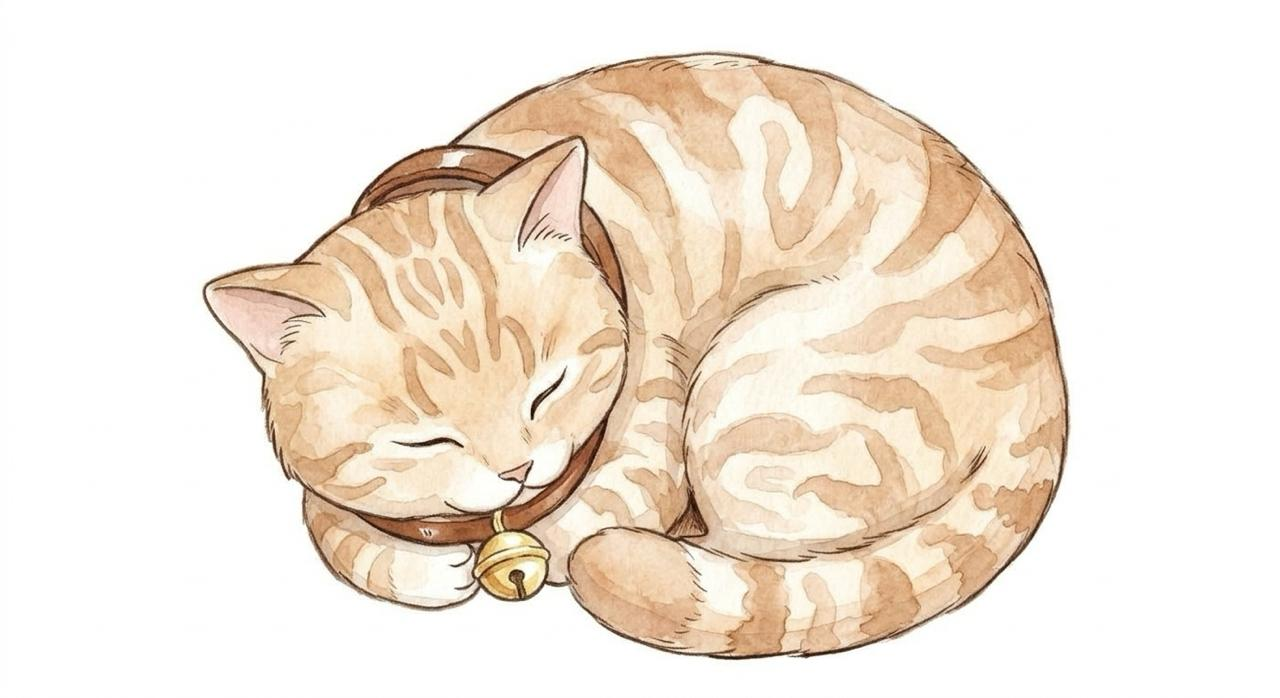
#> input picture src/vi_1127/cat_sleep_bell2.jpg, 1280 x 698 px, found by its file name
$ python cut_cat_bell2.py
#> lines starting #> are read from the running program, lines starting #| are printed output that depends on the picture; after the words box and inside, x2 and y2 are one past the last pixel; in counts of white or black regions, pixels touching at a corner belong together
# Vi 27/11 (src/vi_1127/cat_sleep_bell2.jpg): new drawing of Bánh Quy asleep with the bell collar (replaces the one from fan_cat_bell.jpg).
import sys
import cv2, numpy as np
G = sys.argv[1] if len(sys.argv) > 1 else '.'
im = cv2.imread(f'{G}/src/vi_1127/cat_sleep_bell2.jpg')
#> im is the input picture: shape (698, 1280, 3); mean B, G, R 219, 231.6, 242.8
g = cv2.cvtColor(im, cv2.COLOR_BGR2GRAY); hsv = cv2.cvtColor(im, cv2.COLOR_BGR2HSV)
#> after `g = cv2.cvtColor(im, cv2.COLOR_BGR2GRAY)`:
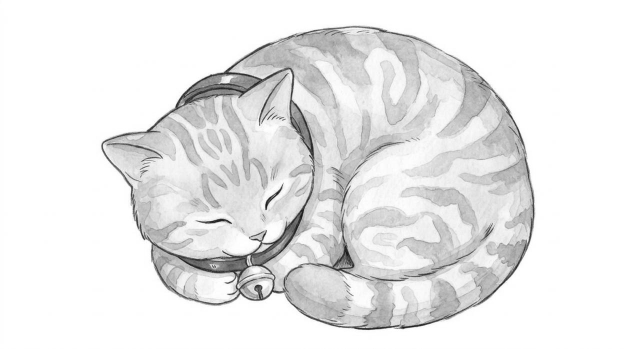
#> g: shape (698, 1280) (shown at 1/2 size); min 4, max 255, mean 233.5
def save(name, box, frac=0.08, fade=True, fill=True):
#> called with name = 'cat_sleep_bell', box = (190, 40, 1080, 665), frac = 0.08, fade = True, fill = True
    x0, y0, x1, y1 = box
    fg = ((g[y0:y1, x0:x1] < 232) | (hsv[y0:y1, x0:x1, 1] > 22)).astype(np.uint8) * 255
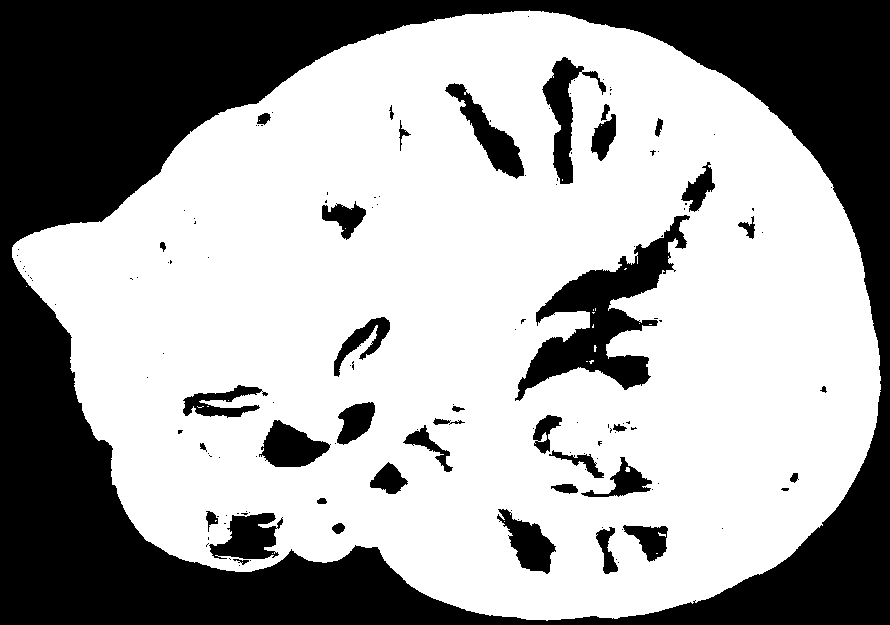
#> fg: shape (625, 890); 64% white; 141 black regions (102 under 20 px), largest, box (x1, y1, x2, y2) and area: (0, 0, 890, 625) 167295, (515, 215, 690, 401) 10119, (542, 57, 606, 184) 2543
    m = cv2.morphologyEx(fg, cv2.MORPH_CLOSE, np.ones((9, 9), np.uint8))
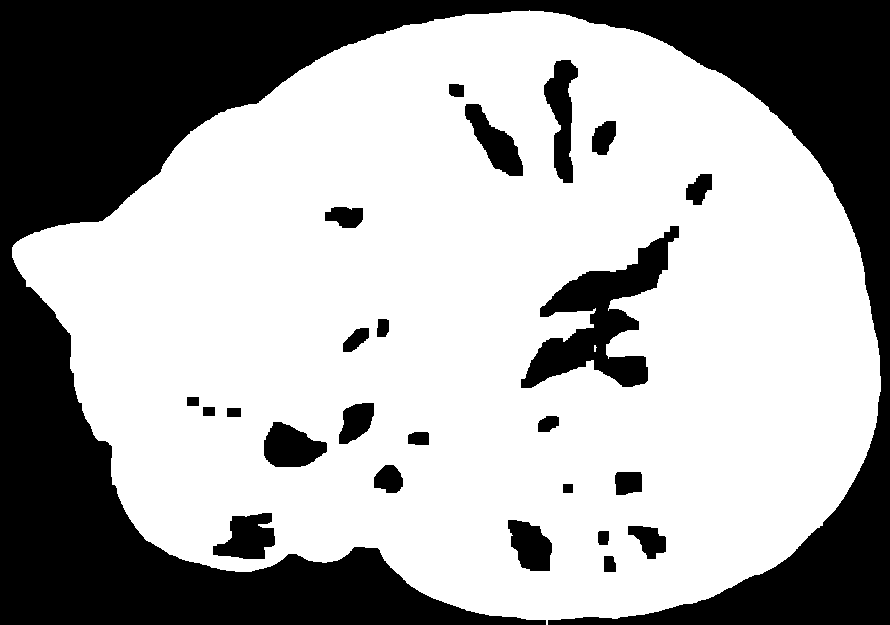
#> m: shape (625, 890); 65.4% white; 25 black regions
    cnts, _ = cv2.findContours(m, cv2.RETR_EXTERNAL, cv2.CHAIN_APPROX_SIMPLE)
#> cnts = 1 contour; box (x1, y1, x2, y2) and area: (12, 10, 881, 625) 387999
    big = max(cv2.contourArea(c) for c in cnts)
#> big = 387999
    keep = np.zeros_like(m); cv2.drawContours(keep, [c for c in cnts if cv2.contourArea(c) > big * frac], -1, 255, -1)
    if not fill: keep = cv2.bitwise_and(keep, cv2.morphologyEx(fg, cv2.MORPH_CLOSE, np.ones((3, 3), np.uint8)))   # ring: keep the hole
    if fade:
        gg = g[y0:y1, x0:x1].astype(np.float32)
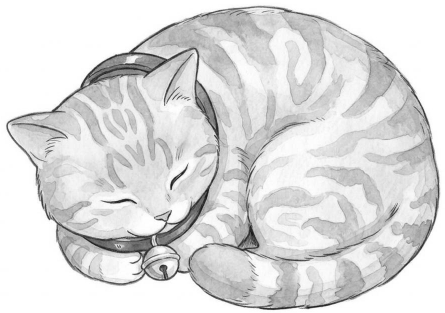
#> gg: shape (625, 890) float32 (shown at 1/2 size); min 4, max 255, mean 220.6
        a = np.clip((246 - gg) * 8 / 255, 0, 1)   # whiskers / fur fluff fade into the paper
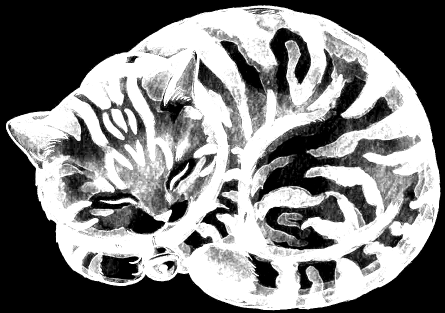
#> a: shape (625, 890) float32 (shown at 1/2 size); min 0, max 1, mean 0.489
        core = cv2.GaussianBlur(cv2.erode(keep, np.ones((7, 7), np.uint8)), (7, 7), 0).astype(np.float32) / 255
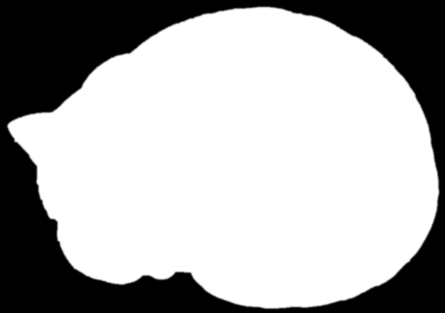
#> core: shape (625, 890) float32 (shown at 1/2 size); min 0, max 1, mean 0.683
        m = (cv2.GaussianBlur(keep, (3, 3), 0).astype(np.float32) * np.maximum(a, core)).astype(np.uint8)
    else: m = cv2.GaussianBlur(keep, (3, 3), 0)
    out = cv2.cvtColor(im[y0:y1, x0:x1], cv2.COLOR_BGR2BGRA); out[..., 3] = m
    ys, xs = np.where(m > 20); out = out[ys.min():ys.max() + 1, xs.min():xs.max() + 1]
#> after `out = out[ys.min():ys.max() + 1, xs.min():xs.max() + 1]`:
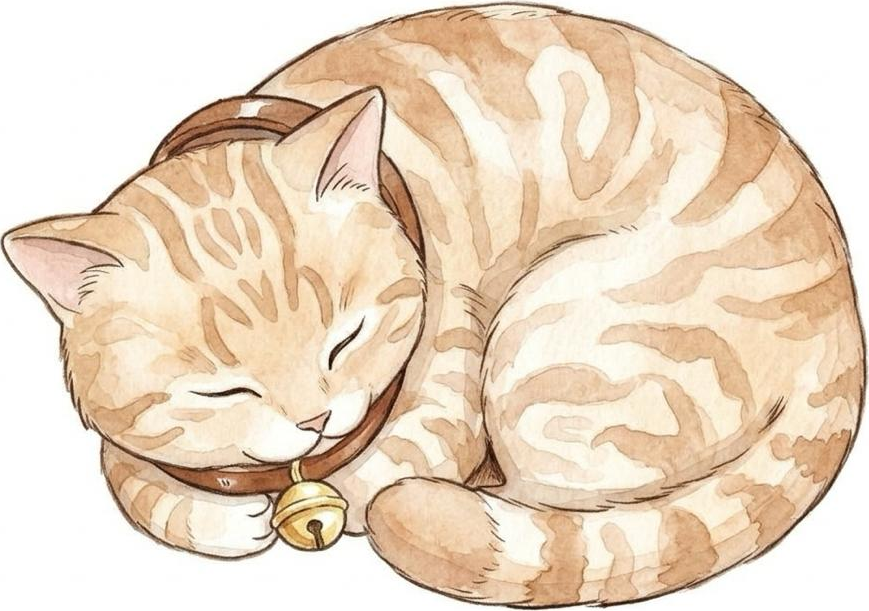
#> out: shape (611, 869, 4); mean B, G, R, A 194.5, 215.7, 234.5, 186.3
    cv2.imwrite(f'{G}/assets/{name}.png', out); print(name, out.shape[1], out.shape[0])
#| cat_sleep_bell 869 611
save('cat_sleep_bell', (190, 40, 1080, 665))

$ run again, with src/vi_1127/fan_cat_bell.jpg copied over src/vi_1127/cat_sleep_bell2.jpg
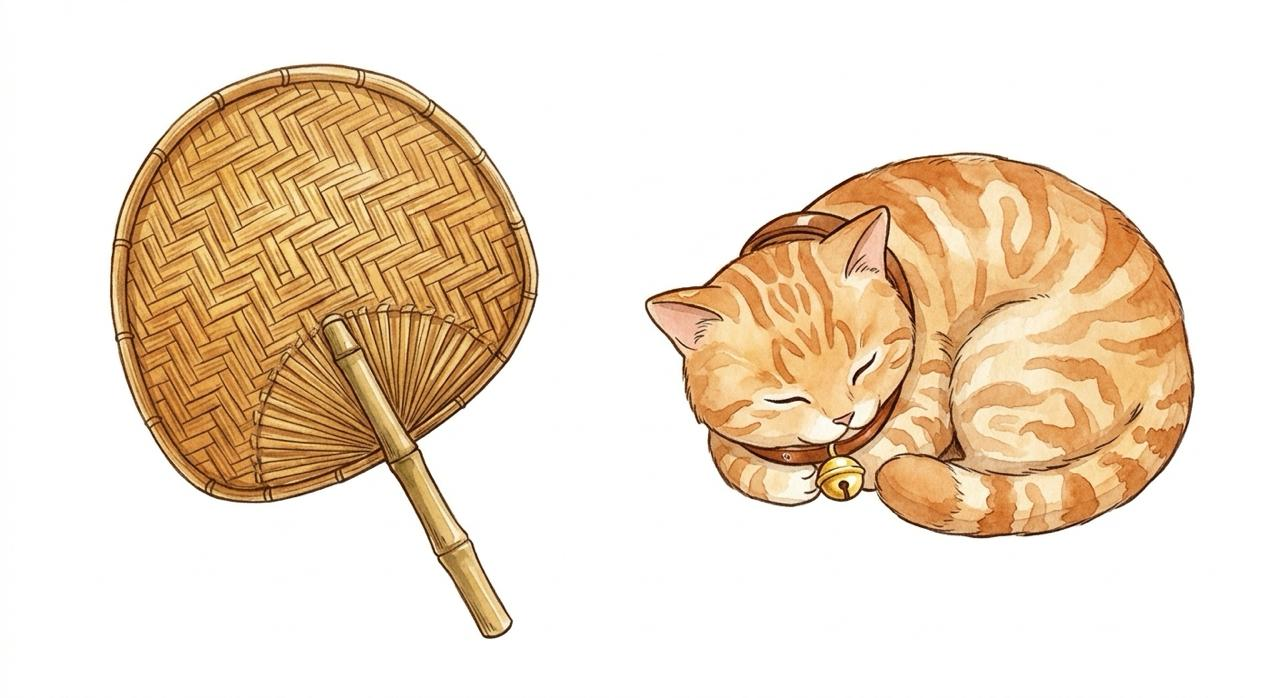
#> input picture src/vi_1127/fan_cat_bell.jpg, 1280 x 698 px, found by its file name
#> im is the input picture: shape (698, 1280, 3); mean B, G, R 201.6, 221.4, 238.2
#> hsv: shape (698, 1280, 3); mean H, S, V 7.5, 47.9, 238.3
#> in save, `fg = ((g[y0:y1, x0:x1] < 232) | (hsv[y0:y1, x0:x1, 1] > 22)).astype(np..`:
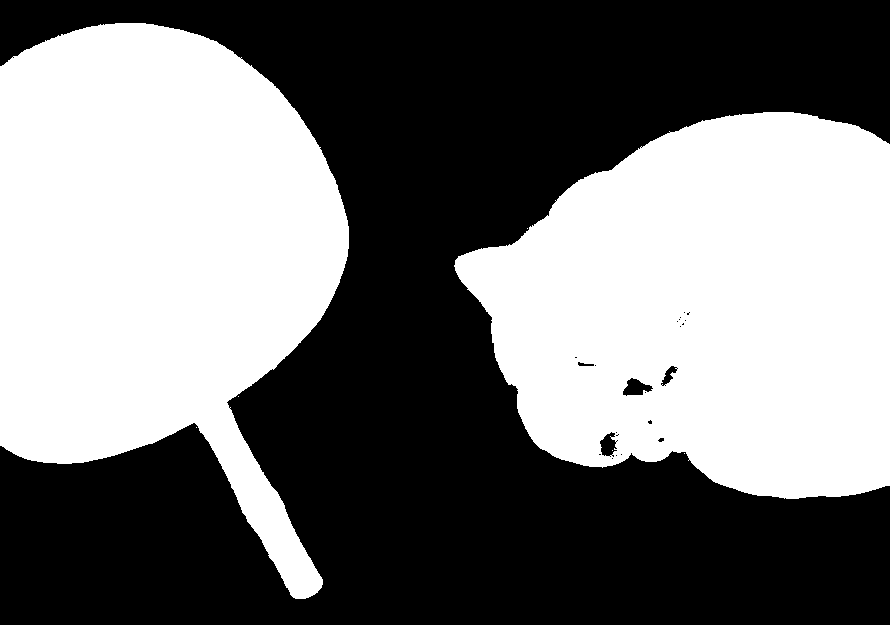
#> fg: shape (625, 890); 46.2% white; 7 white regions (5 under 20 px), largest, box (x1, y1, x2, y2) and area: (0, 23, 349, 599) 129658, (454, 112, 890, 499) 127216
#> cnts = 2 contours; box (x1, y1, x2, y2) and area: (0, 23, 349, 599) 128935, (454, 112, 890, 499) 127458
#> big = 128935
#> keep: shape (625, 890); 46.4% white; 2 white regions, box (x1, y1, x2, y2) and area: (0, 23, 349, 599) 129730, (454, 112, 890, 499) 128135
#> in save, `out = out[ys.min():ys.max() + 1, xs.min():xs.max() + 1]`:
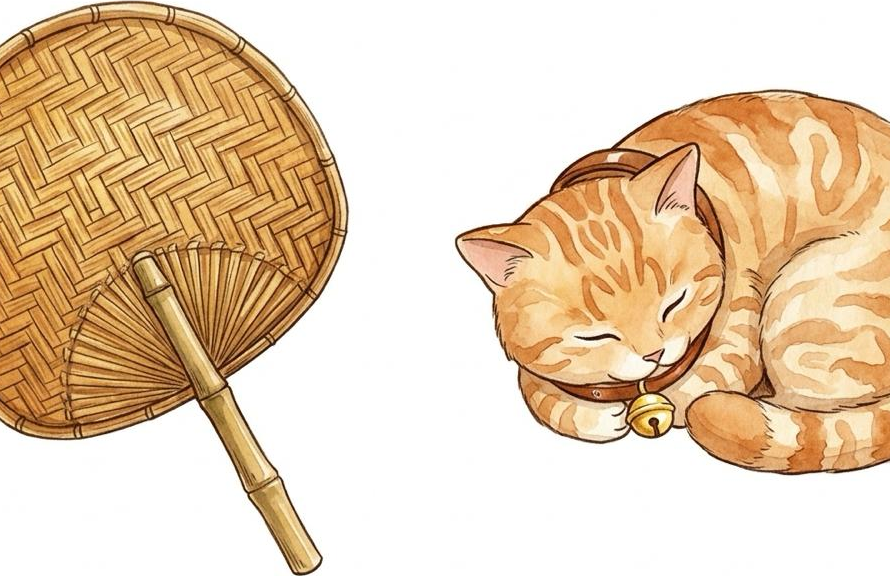
#> out: shape (576, 890, 4); mean B, G, R, A 177.9, 206.5, 230.5, 127.6
#| cat_sleep_bell 890 576

$ run again, with src/vi_1127/album2.jpg copied over src/vi_1127/cat_sleep_bell2.jpg
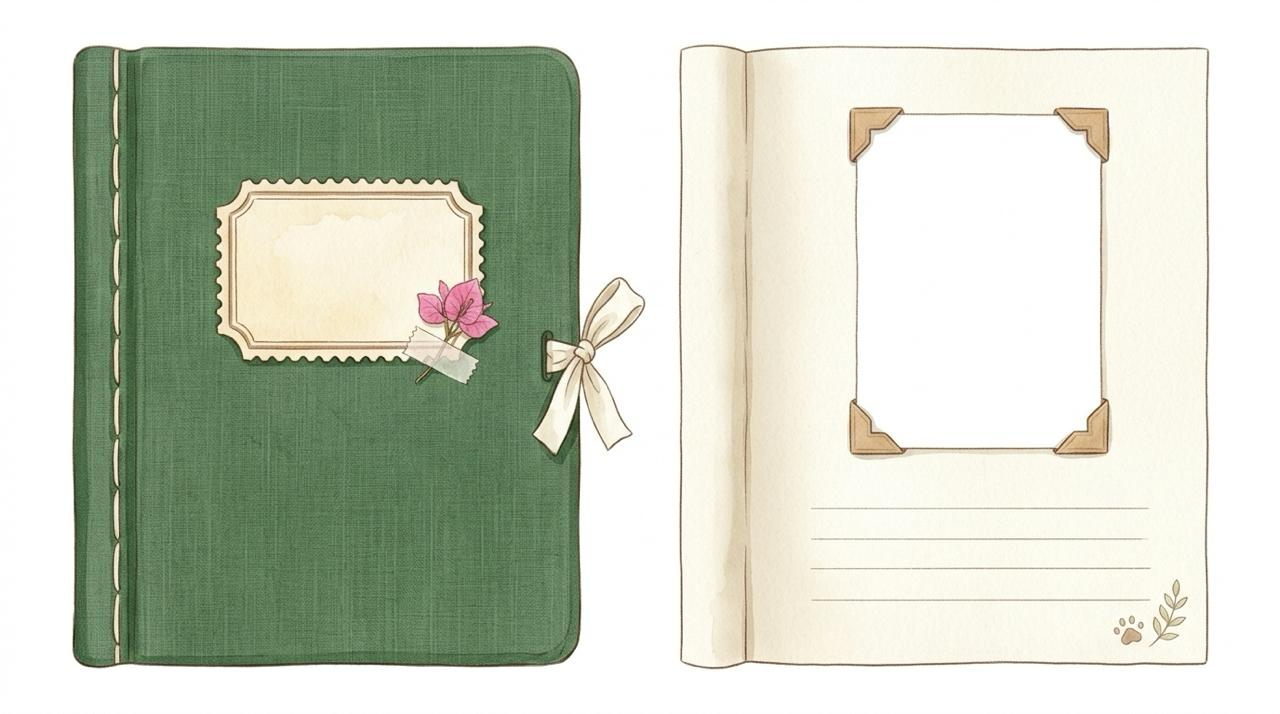
#> input picture src/vi_1127/album2.jpg, 1280 x 714 px, found by its file name
#> im is the input picture: shape (714, 1280, 3); mean B, G, R 194.5, 210.1, 204
#> hsv: shape (714, 1280, 3); mean H, S, V 27.2, 29.3, 212.2
#> in save, `fg = ((g[y0:y1, x0:x1] < 232) | (hsv[y0:y1, x0:x1, 1] > 22)).astype(np..`:
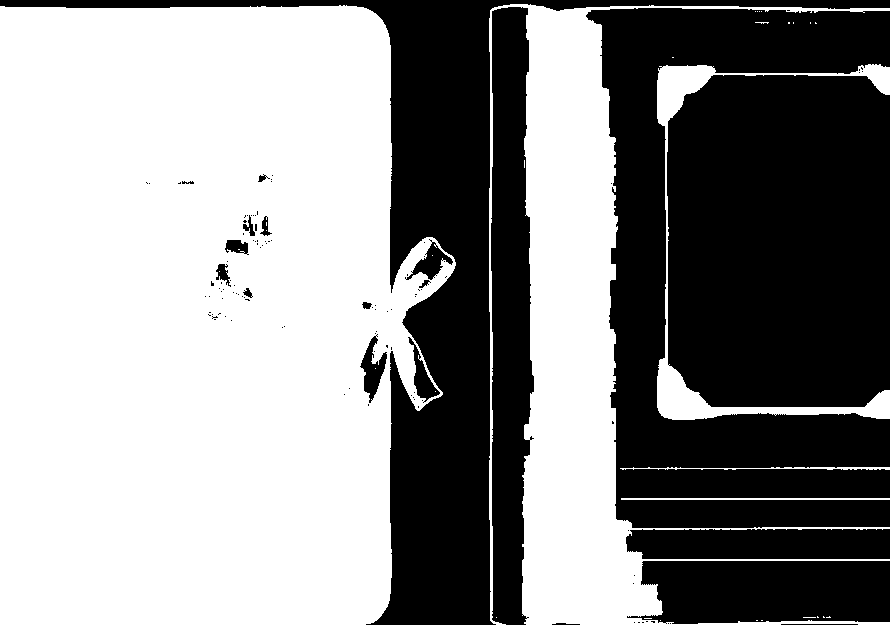
#> fg: shape (625, 890); 56% white; 117 black regions (97 under 20 px), largest, box (x1, y1, x2, y2) and area: (667, 75, 890, 407) 71157, (586, 8, 890, 528) 64351, (0, 0, 890, 625) 62510
#> cnts = 6 contours, 3 with area under 20; largest, box (x1, y1, x2, y2) and area: (0, 5, 456, 625) 245483, (489, 0, 890, 625) 58878, (657, 57, 890, 420) 6694
#> big = 245483
#> keep: shape (625, 890); 55.5% white; 8 black regions, largest, box (x1, y1, x2, y2) and area: (591, 8, 890, 468) 127396, (0, 0, 510, 625) 59585, (491, 7, 534, 625) 21163
#> in save, `out = cv2.cvtColor(im[y0:y1, x0:x1], cv2.COLOR_BGR2BGRA)`:
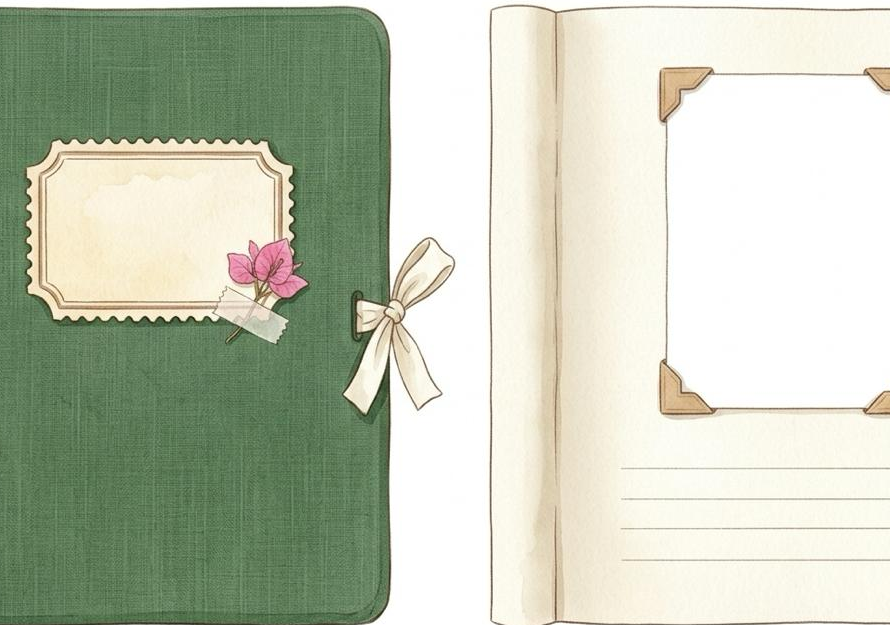
#> out: shape (625, 890, 4); mean B, G, R, A 181.1, 200.5, 193.4, 255
#| cat_sleep_bell 890 625
